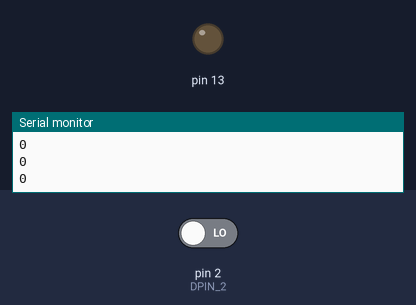
Simulated run of this sketch. Board: Arduino Uno, built with avr-gcc and run on an emulated ATmega328P. Parts: output pins drawn as LEDs (lit = HIGH), the last lines printed to the serial monitor. Inputs (shaded band) come from the test bench; at power-on: pin 2 (DPIN_2) LOW.

Above: at 2.8 s.
2.9 s: pin 2 (DPIN_2) driven HIGH
At 3.8 s:
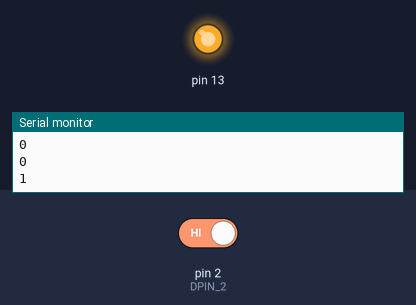
4.5 s: pin 2 (DPIN_2) driven LOW
At 5.3 s:
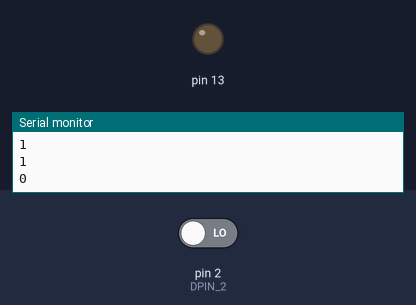
Timing chart, 0 to 7.5 s (numbered marks = the images above; inputs shaded):
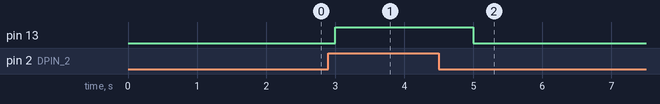

The sketch:

Magnetic.ino
```cpp
int Magnetic_Value;
int DPIN_2 = 2;

void setup() {
  pinMode(DPIN_2, INPUT);
  pinMode(13, OUTPUT);
  Serial.begin(9600);
}

void loop() {
  // 문 닫혀있을 경우 0, 열려있을 경우 1 반환
  Magnetic_Value = digitalRead(DPIN_2);
  Serial.println(Magnetic_Value, DEC);
  if(Magnetic_Value == HIGH){
    digitalWrite(13,HIGH);
  }
  else {
    digitalWrite(13, LOW);
  }
  delay(1000);
}
```

Measured:
- after the input at 2.9 s, pin 13: LOW → HIGH after 0.10 s
- after the input at 4.5 s, pin 13: HIGH → LOW after 0.50 s
